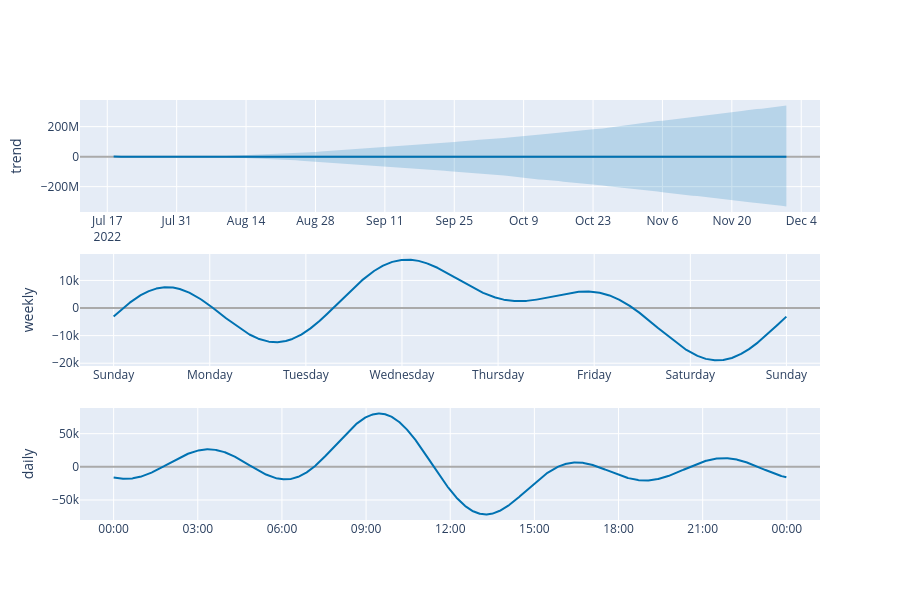

Notebook cell for this chart:
### Code cell
plot_components_plotly(m, forecast)

### Figure 1 — Plotly figure (JSON) as saved in the notebook; plotly's stock layout.template omitted (floating-point values rounded to 4 significant figures; data arrays with more than 128 entries replaced by an {"elided": "..."} marker saying what was removed)
{"data": [{"line": {"color": "#0072B2", "width": 2}, "mode": "lines", "name": "trend", "type": "scatter", "x": {"elided": "8460 str values"}, "xaxis": "x", "y": {"elided": "8460 float values"}, "yaxis": "y"}, {"line": {"color": "rgba(0, 114, 178, 0.2)", "width": 0}, "mode": "lines", "name": "trend_upper", "type": "scatter", "x": {"elided": "8460 str values"}, "xaxis": "x", "y": {"elided": "8460 float values"}, "yaxis": "y"}, {"fill": "tonexty", "fillcolor": "rgba(0, 114, 178, 0.2)", "line": {"color": "rgba(0, 114, 178, 0.2)", "width": 0}, "mode": "lines", "name": "trend_lower", "type": "scatter", "x": {"elided": "8460 str values"}, "xaxis": "x", "y": {"elided": "8460 float values"}, "yaxis": "y"}, {"line": {"color": "#0072B2", "width": 2}, "mode": "lines", "name": "weekly", "type": "scatter", "x": {"elided": "10080 str values"}, "xaxis": "x2", "y": {"elided": "10080 float values"}, "yaxis": "y2"}, {"line": {"color": "#0072B2", "width": 2}, "mode": "lines", "name": "daily", "type": "scatter", "x": {"elided": "1440 str values"}, "xaxis": "x3", "y": {"elided": "1440 float values"}, "yaxis": "y3"}], "layout": {"height": 600, "showlegend": false, "width": 900, "xaxis": {"anchor": "y", "domain": [0, 1], "range": ["2022-07-11T11:58:33", "2022-12-07T18:50:27"], "type": "date"}, "xaxis2": {"anchor": "y2", "domain": [0, 1], "range": ["2016-12-31T15:36:03", "2017-01-08T08:22:57"], "tickformat": "%A", "type": "date"}, "xaxis3": {"anchor": "y3", "domain": [0, 1], "range": ["2016-12-31T22:48:03", "2017-01-02T01:10:57"], "tickformat": "%H:%M", "type": "date"}, "yaxis": {"anchor": "x", "domain": [0.7333, 1], "rangemode": "normal", "title": {"text": "trend"}, "zerolinecolor": "#AAA"}, "yaxis2": {"anchor": "x2", "domain": [0.3667, 0.6333], "title": {"text": "weekly"}, "zerolinecolor": "#AAA"}, "yaxis3": {"anchor": "x3", "domain": [0, 0.2667], "title": {"text": "daily"}, "zerolinecolor": "#AAA"}}}
